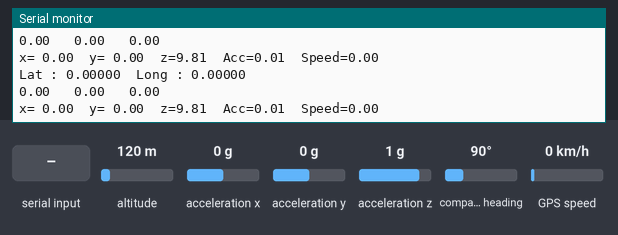
The sketch below on a simulated Arduino Uno, built with avr-gcc and run on an emulated ATmega328P. Shown: the last lines printed to the serial monitor. Inputs (shaded band) come from the test bench; at power-on: acceleration x 0 g, acceleration y 0 g, acceleration z 1 g, altitude 120 m, compass heading 90°, GPS speed 0 km/h. Storage starts empty; the GPS gets a fix after 3 s at 37.7749, -122.4194 with 8 satellites.

Above: at 1.2 s.
1.3 s: acceleration x set to -1.4 g
At 2.5 s:
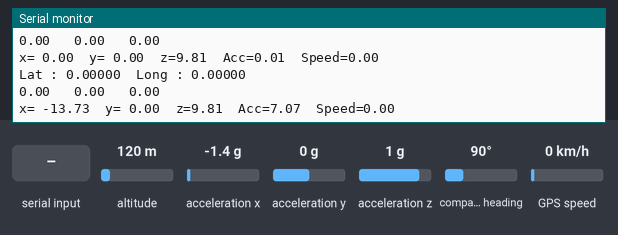
2.8 s: acceleration y set to -1.4 g
At 4.1 s:
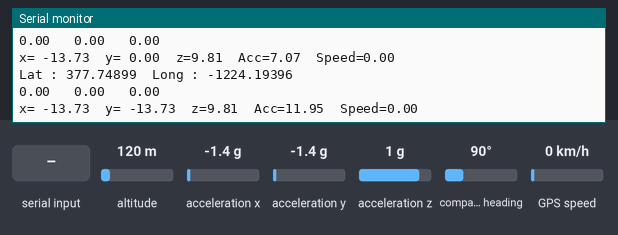
4.3 s: "1\n" received over the second serial link
5.8 s: acceleration z set to -1.4 g
At 7.1 s:
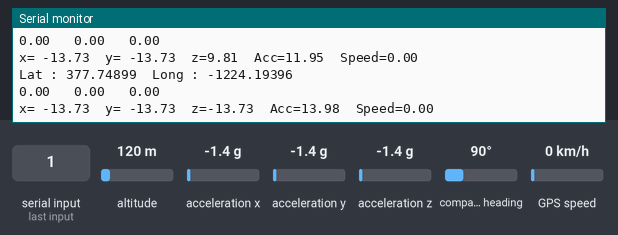
7.3 s: altitude set to 980 m
At 10.6 s:
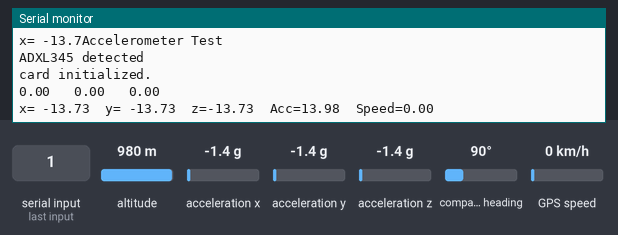
Timing chart, 0 to 12.1 s (numbered marks = the images above; inputs shaded):
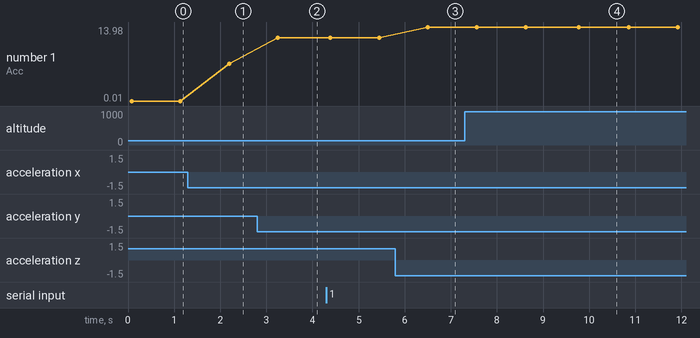

The sketch:

latest_code_22.ino
```cpp
#include <SPI.h>
#include <SD.h>
#include <Wire.h>
#include <TinyGPS.h>
#include <SoftwareSerial.h>
#include <Adafruit_Sensor.h>
#include <Adafruit_ADXL345_U.h>
Adafruit_ADXL345_Unified accel = Adafruit_ADXL345_Unified(12345);
File myFile;
const int chipSelect = 4;           //This is for storage card
float x=0;
float y=0;
float z=0;
float a=0;
float acceleration;
float offset=9.8;
float b[10]={};
int   c=0;
int   d=0;
float height;
float base=0.01;
float Area=0;
float S=0;
float M=0;
float Km=0;
float e=0;
const float alpha = 0.5;
double fXg = 0;
double fYg = 0;
double fZg = 0;
SoftwareSerial GPS(2,3);
TinyGPS gps;
void gpsdump(TinyGPS &gps);
bool feedgps();
void getGPS();
long lat, lon;
float LAT, LON;
void setup() {
  Serial.begin(9600);
  GPS.begin(9600);
  Serial.println("Accelerometer Test"); Serial.println("");                 //This is to check Accelerometers Connections.
  if(!accel.begin())                                                        //If connections are not correct.
  {
    Serial.println("no ADXL345 detected ... Check your wiring!");
    while(1);
  }
 Serial.println("ADXL345 detected"); Serial.println();
  if (!SD.begin(chipSelect)) {                                                // Check for SD card.
    Serial.println("Card failed, or not present");
    return;
  }
  Serial.println("card initialized.");

  }


void loop() {
  //Code for accelerometer
  sensors_event_t event;
  accel.getEvent(&event);                       //Funtion To get Acceleration across three axis.
  x=event.acceleration.x;                       //acceleration accross x-axis.
  y=event.acceleration.y;                       //acceleration accross y-axis.
  z=event.acceleration.z;                       //acceleration accross z-axis.
  a=sqrt(sq (x)+ sq (y)+ sq (z));               //Taking Magnitude of Acceleration of three axis.
  acceleration=a-offset;                        //Removing Offset.
  b[c]=acceleration;                            //Assigning the values in array.
  c=c+1;                                        //counter for 30 values.
 if (c==10)
 {
 for(d=0;d<10;d++)                              //loop to compare the values.
 {
  if(b[d]<b[d+1])
  {
    height = b[d+1]-b[d];         //x2-x1
  }
  else{
     height= b[d]-b[d+1];         //x2-x1
  }
    Area=(base*height)/2;
    S=S+Area;
 }
   c = 0;
  e=S*base;
    double pitch, roll, yaw , Xg, Yg, Zg;
   fXg = Xg * alpha + (fXg * (1.0 - alpha));
   fYg = Yg * alpha + (fYg * (1.0 - alpha));
   fZg = Zg * alpha + (fZg * (1.0 - alpha));
   roll  = (atan2(-fYg, fZg)*180.0)/M_PI;
   pitch = (atan2(fXg, sqrt(fYg*fYg + fZg*fZg))*180.0)/M_PI;
   yaw = (atan2(fZg, sqrt(fXg*fXg + fZg*fZg))*180.0)/M_PI;
   Serial.print(yaw);
   Serial.print("   ");
   Serial.print(pitch);
   Serial.print("   ");
   Serial.println(roll);
    Serial.print("x= ");
    Serial.print(x);
    Serial.print("  y= ");
    Serial.print(y);
    Serial.print("  z=");
    Serial.print(z);
    Serial.print("  Acc=");
    Serial.print(acceleration);
    Serial.print("  Speed=");
    Serial.println(S);
    delay(10);
    //Code for GPS
  long lat, lon;
  unsigned long fix_age, time, date, speed, course;
  unsigned long chars;
  unsigned short sentences, failed_checksum;
  // retrieves +/- lat/long in 100000ths of a degree
  gps.get_position(&lat, &lon, &fix_age);
   getGPS();
  Serial.print("Lat : ");
  Serial.print(LAT/100000,5);
  Serial.print("  Long : ");
  Serial.println(LON/100000,5);
  //code for SD card
File dataFile = SD.open("Spd.txt", FILE_WRITE);
if (dataFile) {
    dataFile.println(S);
    dataFile.close();
  }
  }
  }
  void getGPS(){
  bool newdata = false;
  unsigned long start = millis();
  // Every 1 seconds we print an update
  while (millis() - start < 1000)
  {
    if (feedgps ()){
      newdata = true;
    }
  }
  if (newdata)
  {
    gpsdump(gps);
  }
}

bool feedgps(){
  while (GPS.available())
  {
    if (gps.encode(GPS.read()))
      return true;
  }
  return 0;
}

void gpsdump(TinyGPS &gps)
{
  //byte month, day, hour, minute, second, hundredths;
  gps.get_position(&lat, &lon);
  LAT = lat;
  LON = lon;
  {
    feedgps(); // If we don't feed the gps during this long routine, we may drop characters and get checksum errors
  }
}
```

Measured:
- after the input at 1.3 s, the serial monitor: prints a new line after 0.89 s (image 1)
- after the input at 2.8 s, the serial monitor: prints a new line after 0.45 s (image 2)
- after the input at 5.8 s, the serial monitor: prints a new line after 0.70 s (image 3)
- after the input at 7.3 s, the serial monitor: prints a new line after 2.4 s (image 4)
- plotted number 1: 0.01 → 7.07 after the input at 1.3 s, 7.07 → 11.95 after the input at 2.8 s, 11.95 → 13.98 after the input at 5.8 s
